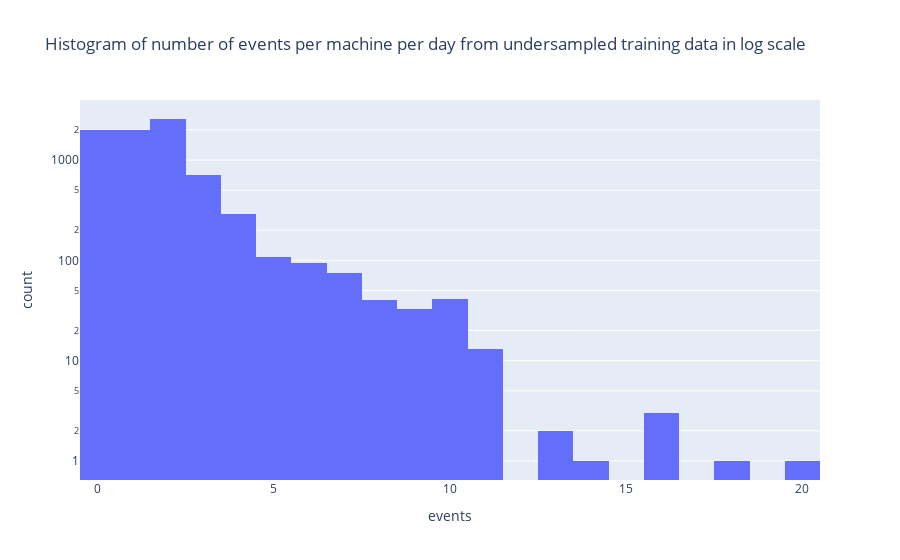

Notebook cell for this chart:
### Markdown cell above
### Step 5: undersample majority class from the training data

### Code cell
import numpy as np

def undersample_majority_labels(in_df, target_var, rare_boundary_threshold, random_state=42):
    
    # find the label at the boundary of label rarity
    rarity_boundary = np.percentile(in_df[target_var], rare_boundary_threshold)
    print(rarity_boundary)

    # Get the number of records in the minority class
    minority_df =in_df[in_df[target_var] > rarity_boundary]
    num_minority = len(minority_df)

    # get the labels in the majority 
    majority_df = in_df[in_df[target_var] <= rarity_boundary]
    maj_labs = majority_df[target_var].unique()

    # get the size of partitions for the majority labels
    partition_size = num_minority//len(maj_labs)

    # copy the minority df for the output
    output_df = minority_df.copy()

    for maj_label in maj_labs:
        
        # get the data for the majority label
        maj_df = in_df[in_df[target_var] ==  maj_label]

        # Randomly sample the data 
        maj_sample = maj_df.sample(partition_size, random_state=random_state)

        # add to output dataframe
        output_df = pd.concat([output_df, maj_sample], axis=0)

    print('shape of undersampled dataframe: ', output_df.shape)

    return output_df

train_undersamp_df = undersample_majority_labels(train_df, 'events', 85)

# Show the new training data label distribution 
fig = px.histogram(train_undersamp_df, x="events", log_y=True, title="Histogram of number of events per machine per day from undersampled training data in log scale")
fig

### Figure 1 — Plotly figure (JSON) as saved in the notebook; plotly's stock layout.template omitted (floating-point values rounded to 4 significant figures; data arrays with more than 128 entries replaced by an {"elided": "..."} marker saying what was removed)
{"data": [{"alignmentgroup": "True", "bingroup": "x", "hovertemplate": "events=%{x}<br>count=%{y}<extra></extra>", "legendgroup": "", "marker": {"color": "#636efa", "pattern": {"shape": ""}}, "name": "", "offsetgroup": "", "orientation": "v", "showlegend": false, "type": "histogram", "x": {"elided": "7964 int values"}, "xaxis": "x", "yaxis": "y"}], "layout": {"barmode": "relative", "legend": {"tracegroupgap": 0}, "title": {"text": "Histogram of number of events per machine per day from undersampled training data in log scale"}, "xaxis": {"anchor": "y", "domain": [0, 1], "title": {"text": "events"}}, "yaxis": {"anchor": "x", "domain": [0, 1], "title": {"text": "count"}, "type": "log"}}}
